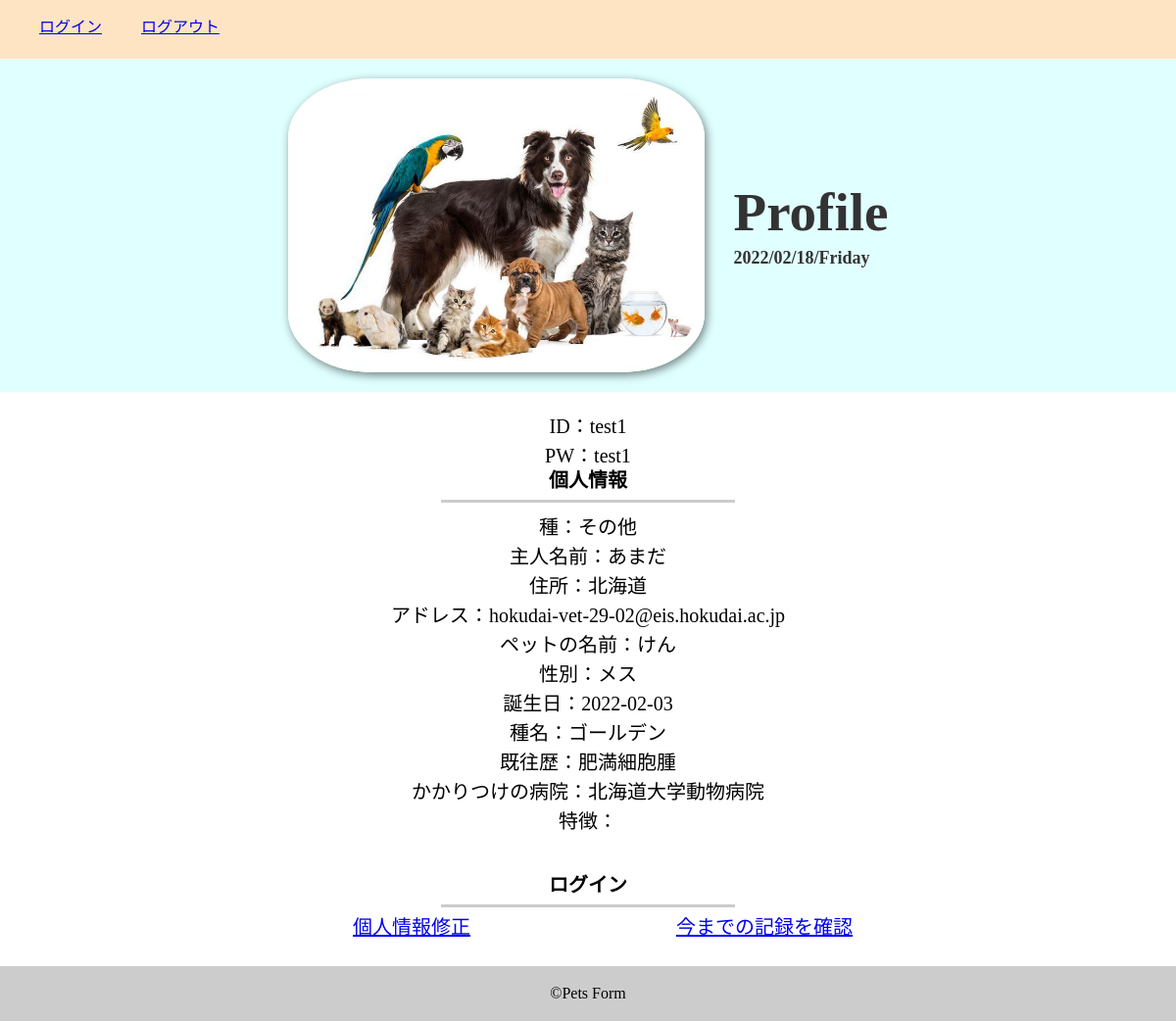
The app's page /profile.php with its own data.
### tables this page shows
CREATE TABLE `honer_db` (
  `id` int(12) NOT NULL,
  `lid` varchar(64) NOT NULL,
  `lpw` varchar(128) NOT NULL,
  `kanri_flg` int(11) NOT NULL,
  `pet` varchar(64) DEFAULT NULL,
  `name` varchar(64) NOT NULL,
  `address` varchar(128) NOT NULL,
  `email` varchar(128) NOT NULL,
  `pname` varchar(64) NOT NULL,
  `sex` varchar(64) DEFAULT NULL,
  `birth` date DEFAULT NULL,
  `sp` varchar(64) NOT NULL,
  `mhistory` text,
  `hospital` varchar(64) DEFAULT NULL,
  `comment` text,
  `fname` varchar(128) DEFAULT NULL
);

### profile.php (the view, shortened to what this page needs)
<?php
$message = date('Y/m/d/l');
?>
<?php
$pdo = db_conn();
$stmt = $pdo->prepare("SELECT * FROM honer_db ");
$status = $stmt->execute();
if ($status==false) {
  $error = $stmt->errorInfo();
  exit("ErrorQuery:".$error[2]);
}else{
    while( $result = $stmt->fetch(PDO::FETCH_ASSOC)){
        $ID = $result["lid"] ;
        $PW = $result["lpw"] ;
        $pet = $result["pet"] ;
        $name = $result["name"] ;
        $address = $result["address"] ;
        $email = $result["email"] ;
        $pname = $result["pname"] ;
        $sex = $result["sex"] ;
        $birth = $result["birth"] ;
        $sp = $result["sp"] ;
        $mhistory = $result["mhistory"] ;
        $hospital = $result["hospital"] ;
        $text = $result["comment"] ;
        $view = '<li><a href="profile_modi.php?id='.$result["id"].'">個人情報修正</a></li>';
    }
}
?>
<!DOCTYPE html>
<html lang='ja'>
<head>
    <link rel='stylesheet' href='css/reset.css'>
    <link rel='stylesheet' href='css/style.css'>
</head>
<header>
<nav class="navbar">
    <div class="container-fluid">
        <div class="navbar-header">
            <div class="navbar-header"><a class="navbar-brand" href="index.php">ログイン</a></div>
            <div class="navbar-header"><a class="navbar-brand" href="logout.php">ログアウト</a></div>
        </div>
    </div>
</nav>
</header>
<body>
    <div class='wrap'>
        <div class='prof'>
            <div class='prof__img active'><img src="./img/2_Precious_Pets_2-1.jpg"; alt=""></div>
            <div class='prfo__contents'>
                <div class='prof__name'>Profile</div>
                <div class='prof__text'><?= $message?></div>
            </div>
        </div>
        <div class='contents'>
            <div class='text'>ID：<?=$ID;?></div>
            <div class='text'>PW：<?=$PW;?></div>
            <div class='title'>個人情報</div>
            <div class='text'>種：<?=$pet;?></div>
            <div class='text'>主人名前：<?=$name;?></div>
            <div class='text'>住所：<?php echo $address;?></div>
            <div class='text'>アドレス：<?php echo $email;?></div>
            <div class='text'>ペットの名前：<?php echo $pname;?></div>
            <div class='text'>性別：<?php echo $sex;?></div>
            <div class='text'>誕生日：<?php echo $birth;?></div>
            <div class='text'>種名：<?php echo $sp;?></div>
            <div class='text'>既往歴：<?php echo $mhistory;?></div>
            <div class='text'>かかりつけの病院：<?php echo $hospital;?></div>
            <div class='text'>特徴：<?php echo $text;?></div>
        </div>
        <div class='contents'>
            <div class='title'>ログイン</div>
            <ul>
                <?=$view?>
                <li><a href="log.php">今までの記録を確認</a></li>
            </ul>
        </div>
        <footer class='footer'>
            <small class='copy'>&copy;Pets Form</small>
        </footer>
    </div>
</body>
</html>

### css/style.css (style rules this page uses)
.navbar { background-color:bisque; height: 60px; }
.navbar-header { display: flex; flex-wrap: wrap; padding: 10px 20px; }
.wrap { display: flex; flex-direction: column; position: relative; }
.prof { background: lightcyan; padding: 20px; display: flex; align-items: center; justify-content: center; }
.prof__img { width: 425px; height: 300px; overflow: hidden; border-radius: 20%; border: 10px solid #fff; box-shadow: 2px 3px 10px rgba(0, 0, 0, 0.5); }
.prof__img.active { animation: kaiten 1s linear infinite alternate; }
.prof__img img { object-fit: cover; height: 280px; object-position: center; }
.prfo__contents { margin-left: 30px; }
.prof__name { font-size: 55px; color: #333; font-weight: bold; margin-bottom: 10px; }
.prof__text { font-size: 18px; font-weight: bold; color: #333; }
.contents { margin: 20px auto; text-align: center; font-size: 20px; }
.title { text-align: center; font-size: 20px; border-bottom: 3px solid #ccc; font-weight: bold; padding-bottom: 10px; width: 300px; margin: 0 auto 10px; }
.text { max-width: 1000px; margin: 0 auto ; font-size: 20px; line-height: 1.5; text-align: center; }
li { margin: 0 0 10px; width: 360px; text-align: center; }
ul { display: flex; flex-wrap: wrap; text-align: center; }
.footer { margin-top: auto; background: #ccc; width: 100%; text-align: center; padding: 20px 0; }

### records on screen
honer_db: lid "test1", lpw "test1", pet "その他", name "あまだ", address "北海道", email "hokudai-vet-29-02@eis.hokudai.ac.jp", pname "けん", sex "メス", birth "2022-02-03", sp "ゴールデン", mhistory "肥満細胞腫", hospital "北海道大学動物病院"
